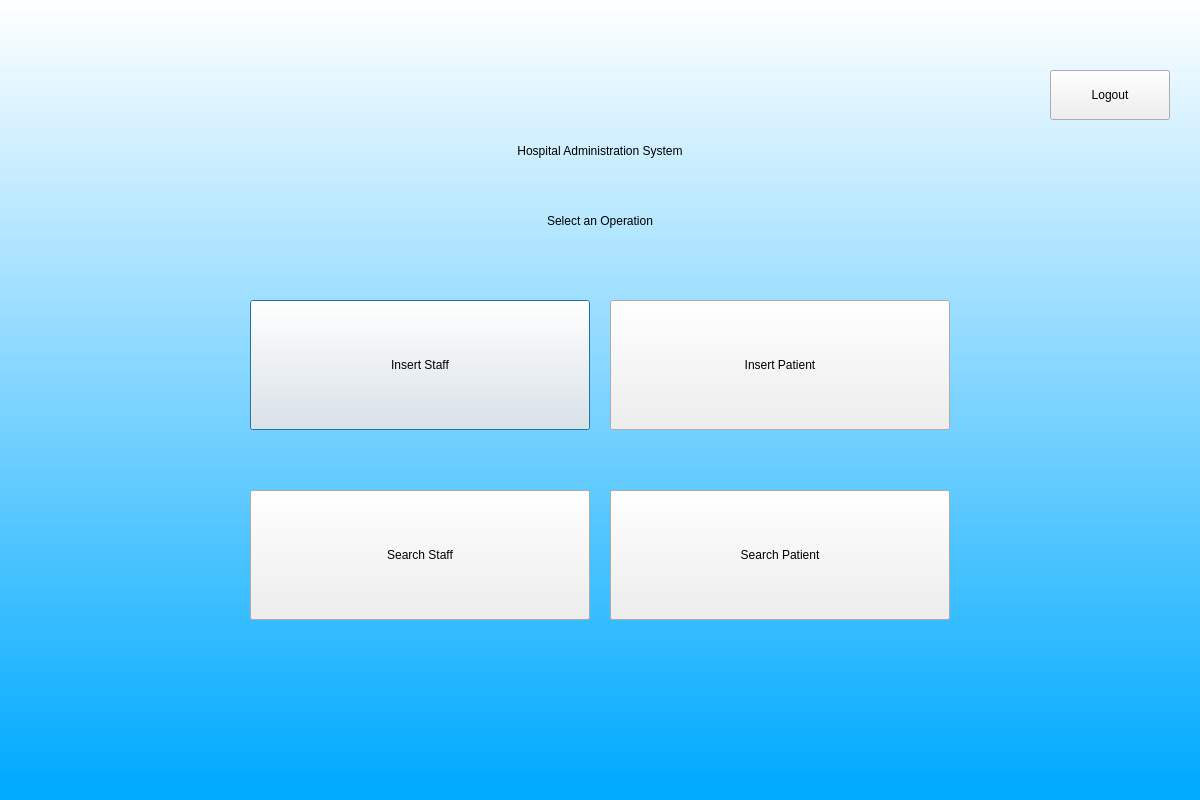
<?xml version="1.0" encoding="UTF-8"?>
<ui version="4.0">
 <class>Dialog</class>
 <widget class="QDialog" name="Dialog">
  <property name="geometry">
   <rect>
    <x>0</x>
    <y>0</y>
    <width>1200</width>
    <height>800</height>
   </rect>
  </property>
  <property name="windowTitle">
   <string>Hospital Administration</string>
  </property>
  <widget class="QWidget" name="widget" native="true">
   <property name="geometry">
    <rect>
     <x>0</x>
     <y>0</y>
     <width>1200</width>
     <height>800</height>
    </rect>
   </property>
   <property name="styleSheet">
    <string notr="true">QWidget#widget{
background-color:qlineargradient(spread:pad, x1:1, y1:0.982409, x2:1, y2:0, stop:0 rgba(0, 170, 255, 255), stop:1 rgba(255, 255, 255, 255))}</string>
   </property>
   <widget class="QLabel" name="label">
    <property name="geometry">
     <rect>
      <x>300</x>
      <y>120</y>
      <width>600</width>
      <height>61</height>
     </rect>
    </property>
    <property name="styleSheet">
     <string notr="true">font: 75 26pt &quot;MS Shell Dlg 2&quot;;</string>
    </property>
    <property name="text">
     <string>Hospital Administration System</string>
    </property>
    <property name="alignment">
     <set>Qt::AlignCenter</set>
    </property>
   </widget>
   <widget class="QLabel" name="label_2">
    <property name="geometry">
     <rect>
      <x>300</x>
      <y>200</y>
      <width>600</width>
      <height>41</height>
     </rect>
    </property>
    <property name="styleSheet">
     <string notr="true">font: 75 18pt &quot;MS Shell Dlg 2&quot;;</string>
    </property>
    <property name="text">
     <string>Select an Operation</string>
    </property>
    <property name="alignment">
     <set>Qt::AlignCenter</set>
    </property>
   </widget>
   <widget class="QWidget" name="gridLayoutWidget">
    <property name="geometry">
     <rect>
      <x>250</x>
      <y>260</y>
      <width>700</width>
      <height>400</height>
     </rect>
    </property>
    <layout class="QGridLayout" name="gridLayout">
     <property name="spacing">
      <number>20</number>
     </property>
     <item row="0" column="0">
      <widget class="QPushButton" name="insStaff">
       <property name="minimumSize">
        <size>
         <width>280</width>
         <height>130</height>
        </size>
       </property>
       <property name="styleSheet">
        <string notr="true">font: 75 14pt &quot;MS Shell Dlg 2&quot;;</string>
       </property>
       <property name="text">
        <string>Insert Staff</string>
       </property>
      </widget>
     </item>
     <item row="0" column="1">
      <widget class="QPushButton" name="insPat">
       <property name="minimumSize">
        <size>
         <width>280</width>
         <height>130</height>
        </size>
       </property>
       <property name="styleSheet">
        <string notr="true">font: 75 14pt &quot;MS Shell Dlg 2&quot;;</string>
       </property>
       <property name="text">
        <string>Insert Patient</string>
       </property>
      </widget>
     </item>
     <item row="1" column="0">
      <widget class="QPushButton" name="searchStaff">
       <property name="minimumSize">
        <size>
         <width>280</width>
         <height>130</height>
        </size>
       </property>
       <property name="styleSheet">
        <string notr="true">font: 75 14pt &quot;MS Shell Dlg 2&quot;;</string>
       </property>
       <property name="text">
        <string>Search Staff</string>
       </property>
      </widget>
     </item>
     <item row="1" column="1">
      <widget class="QPushButton" name="searchPatient">
       <property name="minimumSize">
        <size>
         <width>280</width>
         <height>130</height>
        </size>
       </property>
       <property name="styleSheet">
        <string notr="true">font: 75 14pt &quot;MS Shell Dlg 2&quot;;</string>
       </property>
       <property name="text">
        <string>Search Patient</string>
       </property>
      </widget>
     </item>
    </layout>
   </widget>
   <widget class="QPushButton" name="logout">
    <property name="geometry">
     <rect>
      <x>1050</x>
      <y>70</y>
      <width>120</width>
      <height>50</height>
     </rect>
    </property>
    <property name="styleSheet">
     <string notr="true">font: 75 12pt &quot;MS Shell Dlg 2&quot;;</string>
    </property>
    <property name="text">
     <string>Logout</string>
    </property>
   </widget>
  </widget>
 </widget>
 <resources/>
 <connections/>
</ui>
